Frame 1 (no input): blank canvas, image omitted
Frame 60 (no input): blank canvas, image omitted
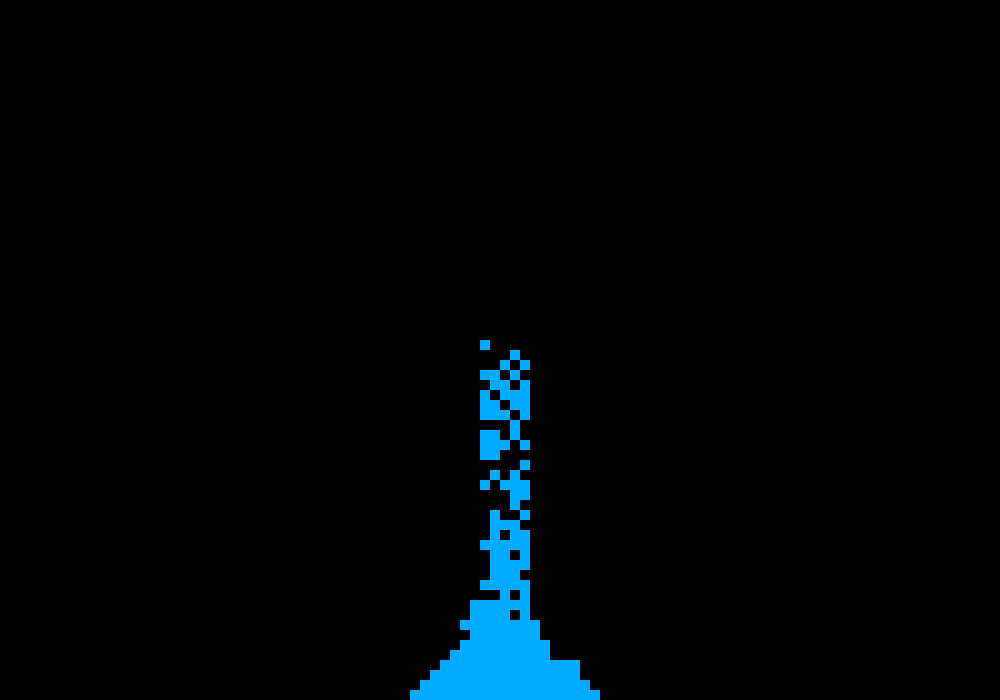
Frame 120 (the mouse pressed at the canvas centre since frame 60)

The p5.js sketch whose frames 1 and 60 were blank and that drew this single picture after the mouse press (run headless with seeded random() and noise() and a simulated clock; from frame 60 on, the mouse is pressed at the canvas centre):

// p5.js sketch
// ── sketch.js
/*let grid, rows, columns;
let cellSpacingX = 5, cellSpacingY = 5, mulX = 230, mulY = 130;
let mouseIsPressed = false;
let HUEValue = 200, sandColorChangeRate = 20;
let dropAreaX = 2, dropAreaY = 2;*/

let grid, rows, columns;
let cellSpacingX = 10, cellSpacingY = 10, mulX = 100, mulY = 70;
let mouseIsPressed = false;
let HUEValue = 200, sandColorChangeRate = 20;
let dropAreaX = 2, dropAreaY = 2

function setup()
{
  createCanvas(cellSpacingX * mulX, cellSpacingY * mulY);
  colorMode(HSB, 360, 255, 255);
  columns = floor(width / cellSpacingX);
  rows = floor(height / cellSpacingY);
  grid = make2DArray(width, height);
}

function draw()
{
  background(0);

  for ( let i = 0; i < columns; i ++ )
  {
    for ( let j = 0; j < rows; j ++ )
    {
      noStroke();
      if ( grid[j][i] > 0 )
      {
        fill(grid[j][i], 255, 255);
        rect(i * cellSpacingX, j * cellSpacingY, cellSpacingX, cellSpacingY);
      }
    }
  }

  if ( mouseIsPressed )
  {
    let [origoY, origoX] = [floor(mouseY / cellSpacingY), floor(mouseX / cellSpacingX)];

    for ( let x = origoX - dropAreaX; x <= origoX + dropAreaX; x ++ )
    {
      for ( let y = origoY - dropAreaY; y <= origoY + dropAreaY; y ++ )
      {
        if ( random(0, 1) > 0.80 && isValidPosition(x, y) && grid[y][x] == 0 )
        {
          grid[y][x] = HUEValue;
        }
      }
    }
  }

  moveSand();
}

function keyPressed()
{
  if ( keyCode === 32 )
  {
    let [y, x] = [floor(mouseY / cellSpacingY), floor(mouseX / cellSpacingX)];
    if ( isValidPosition(x, y) && grid[y][x] == 0 )
    {
      HUEValue = ( HUEValue + sandColorChangeRate ) % 359;
      grid[y][x] = HUEValue;
    }
  }
}

function mousePressed()
{
  mouseIsPressed = true;
}

function mouseReleased()
{
  mouseIsPressed = false;
  HUEValue = ( HUEValue + sandColorChangeRate ) % 359;
}

function isValidPosition(x, y)
{
  return x >= 0 && x < columns && y >= 0 && y < rows;
}

function moveSand()
{
  let movedSand = new Set();

  for ( let i = 0; i < columns; i ++ )
  {
    for ( let j = rows - 2; j >= 0; j -- )
    {
      if ( grid[j][i] > 0 )
      {
        if ( grid[j + 1][i] == 0 )
        {
          grid[j + 1][i] = grid[j][i];
          grid[j][i] = 0;
          movedSand.add(`${j + 1},${i}`);
        }
      }
    }
  }

  for ( let i = rows - 2; i >= 0; i -- )
  {
    for ( let j = 0; j < columns; j ++ )
    {
      if ( !movedSand.has(`${i},${j}`) && grid[i][j] > 0 )
      {
        if ( grid[i + 1][j] > 0 )
        {
          let dir = [];
          if ( j - 1 >= 0 && grid[i + 1][j - 1] == 0 ) dir.push([i + 1, j - 1]);
          if ( j + 1 < columns && grid[i + 1][j + 1] == 0 ) dir.push([i + 1, j + 1]);
          if ( dir.length > 0 )
          {
            let nextDir = dir[floor(random(0, dir.length))];
            grid[nextDir[0]][nextDir[1]] = grid[i][j];
            grid[i][j] = 0;
          }
        }
      }
    }
  }
}

function make2DArray(rows, columns)
{
  let arr = new Array(rows);

  for ( let i = 0; i < arr.length; i ++ )
  {
    arr[i] = new Array(columns).fill(0);
  }

  return arr;
}
// ── style.css
html, body
{
    padding: 0;
    margin: 0;
    overflow: hidden;
}

body
{
    background-color: #1b1b1b;
}
